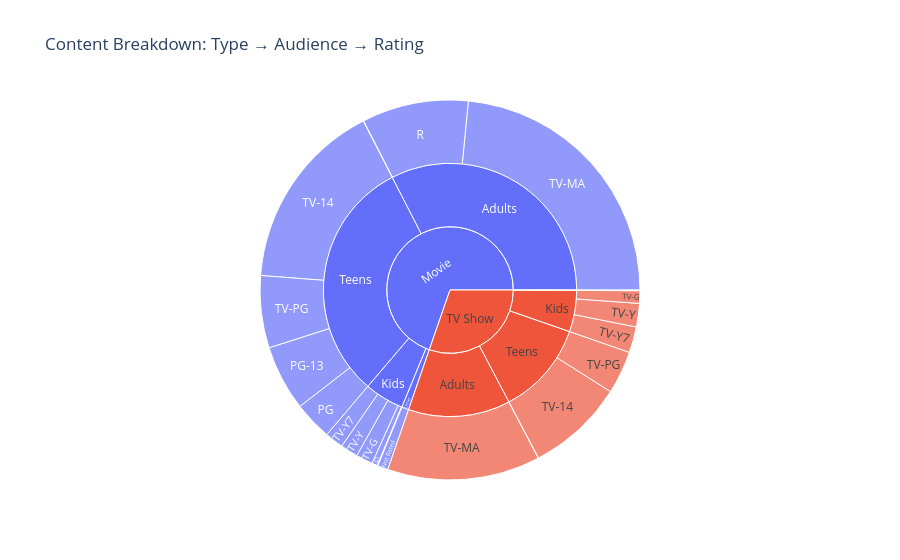

Notebook code cell kept with this figure:
### Code cell
sun = df.groupby(['type', 'audience', 'rating']).size().reset_index(name='count')

fig3 = px.sunburst(sun, path=['type', 'audience', 'rating'], values='count',
                   title="Content Breakdown: Type → Audience → Rating")
fig3.show()

### Figure 1 — Plotly figure (JSON) as saved in the notebook; plotly's stock layout.template omitted (floating-point values rounded to 4 significant figures)
{"data": [{"branchvalues": "total", "domain": {"x": [0, 1], "y": [0, 1]}, "hovertemplate": "labels=%{label}<br>count=%{value}<br>parent=%{parent}<br>id=%{id}<extra></extra>", "ids": ["Movie/Adults/NC-17", "Movie/Adults/R", "Movie/Adults/TV-MA", "Movie/Kids/G", "Movie/Kids/TV-G", "Movie/Kids/TV-Y", "Movie/Kids/TV-Y7", "Movie/Kids/TV-Y7-FV", "Movie/Other/Not Rated", "Movie/Teens/PG", "Movie/Teens/PG-13", "Movie/Teens/TV-14", "Movie/Teens/TV-PG", "TV Show/Adults/R", "TV Show/Adults/TV-MA", "TV Show/Kids/TV-G", "TV Show/Kids/TV-Y", "TV Show/Kids/TV-Y7", "TV Show/Kids/TV-Y7-FV", "TV Show/Other/Not Rated", "TV Show/Teens/TV-14", "TV Show/Teens/TV-PG", "Movie/Adults", "Movie/Kids", "Movie/Other", "Movie/Teens", "TV Show/Adults", "TV Show/Kids", "TV Show/Other", "TV Show/Teens", "Movie", "TV Show"], "labels": ["NC-17", "R", "TV-MA", "G", "TV-G", "TV-Y", "TV-Y7", "TV-Y7-FV", "Not Rated", "PG", "PG-13", "TV-14", "TV-PG", "R", "TV-MA", "TV-G", "TV-Y", "TV-Y7", "TV-Y7-FV", "Not Rated", "TV-14", "TV-PG", "Adults", "Kids", "Other", "Teens", "Adults", "Kids", "Other", "Teens", "Movie", "TV Show"], "name": "", "parents": ["Movie/Adults", "Movie/Adults", "Movie/Adults", "Movie/Kids", "Movie/Kids", "Movie/Kids", "Movie/Kids", "Movie/Kids", "Movie/Other", "Movie/Teens", "Movie/Teens", "Movie/Teens", "Movie/Teens", "TV Show/Adults", "TV Show/Adults", "TV Show/Kids", "TV Show/Kids", "TV Show/Kids", "TV Show/Kids", "TV Show/Other", "TV Show/Teens", "TV Show/Teens", "Movie", "Movie", "Movie", "Movie", "TV Show", "TV Show", "TV Show", "TV Show", "", ""], "type": "sunburst", "values": [3.0, 796.0, 2061.0, 41.0, 126.0, 131.0, 139.0, 5.0, 78.0, 287.0, 490.0, 1426.0, 540.0, 2.0, 1143.0, 94.0, 175.0, 194.0, 1.0, 4.0, 729.0, 321.0, 2860.0, 442.0, 78.0, 2743.0, 1145.0, 464.0, 4.0, 1050.0, 6123.0, 2663.0]}], "layout": {"legend": {"tracegroupgap": 0}, "title": {"text": "Content Breakdown: Type → Audience → Rating"}}}
